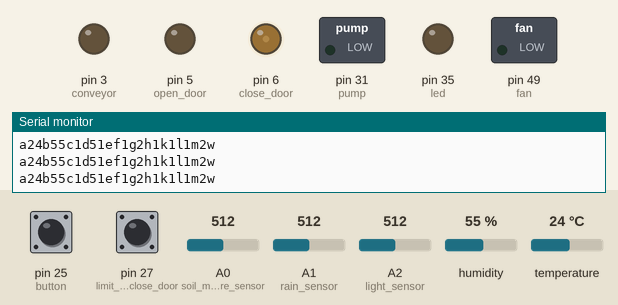
Simulated run of this sketch. Board: Arduino Mega 2560, built with avr-gcc and run on an emulated ATmega2560. On the bench: switched loads named in the sketch (green lamp = pin HIGH), output pins drawn as LEDs (lit = HIGH), the last lines printed to the serial monitor. The inputs (shaded band) are chosen by the test bench; at power-on: temperature 24 °C, A0 (soil_moisture_sensor) = 512, A2 (light_sensor) = 512, pin 25 (button) HIGH, pin 27 (limit_switch_close_door) HIGH, A1 (rain_sensor) = 512, humidity 55 %. No radio packets arrive unless stated.

Above: at 1.2 s.
1.3 s: temperature set to 28 °C
3.2 s: temperature set to 31 °C
At 5.3 s:
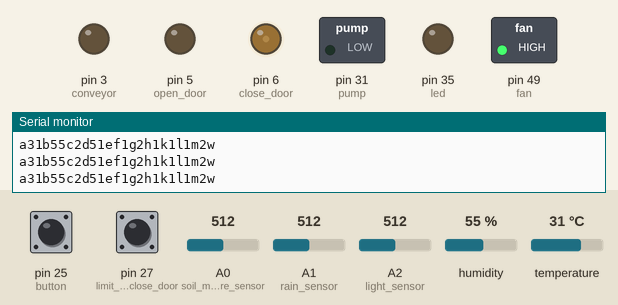
5.6 s: A0 (soil_moisture_sensor) set to 537
At 6.8 s:
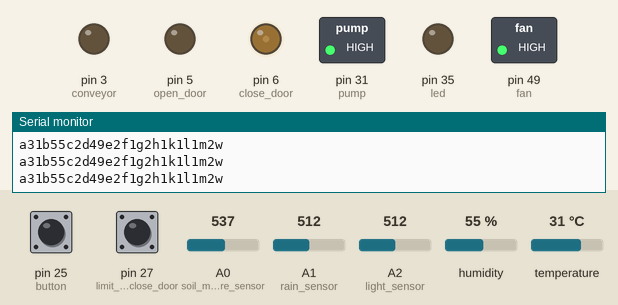
7.1 s: A2 (light_sensor) set to 919
8.6 s: A2 (light_sensor) set to 944
At 9.3 s:
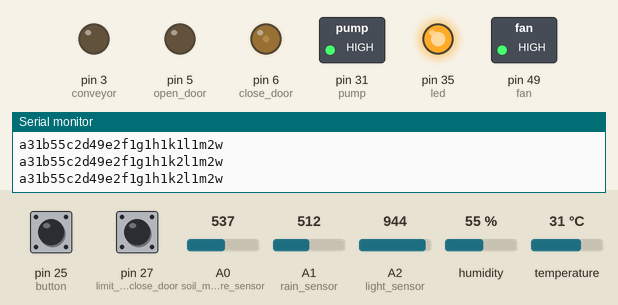
10.1 s: pin 25 (button) pulled LOW for 0.15 s
At 11.6 s:
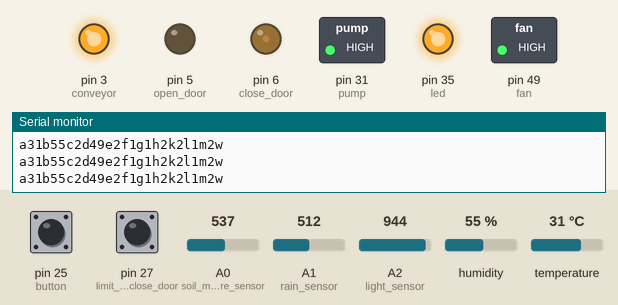
Timing chart, 0 to 12.7 s (numbered marks = the images above; inputs shaded):
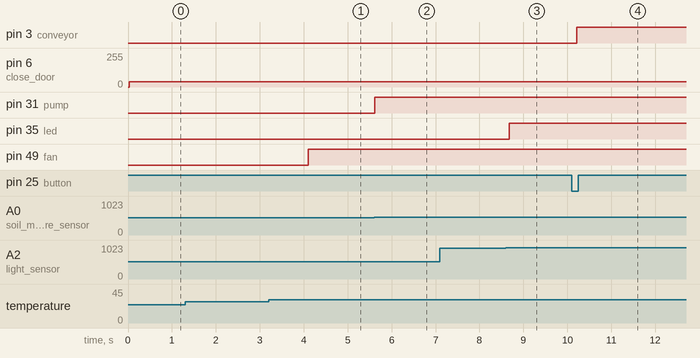

Measured:
- the behaviour switches between 29 and 30 °C on temperature (found by bisection; images 0 and 1)
- the behaviour switches between 526 and 527 on A0 (soil_moisture_sensor) (found by bisection; images 1 and 2)
- the behaviour switches between 929 and 930 on A2 (light_sensor) (found by bisection; images 2 and 3)
- after the input at 3.2 s, pin 49 (fan): LOW → HIGH after 0.90 s
- after the input at 5.6 s, pin 31 (pump): LOW → HIGH at once
- after the input at 8.6 s, pin 35 (led): LOW → HIGH after 0.08 s
- after the input at 10.1 s, pin 3 (conveyor): LOW → HIGH after 0.11 s

The sketch:

greenhouse2.ino
```cpp
// Include library
// Defines pin number to which the sensor is connected
#include <SPI.h>
#include <nRF24L01.h>
#include <RF24.h>
#include <DHT.h>
DHT dht(7, DHT11);
int m = 1;

RF24 radio(9, 10);
const byte address[6] = "00001";

#define cs 10   //đặt tên cho chân Chip Select (CS) của module LoRa SX1278
#define rst 9   //đặt tên cho chân Reset (RST) của module LoRa SX1278
#define dio0 2  //đặt tên cho chân DIO0 (Interrupt) của module LoRa SX1278.

#define rain_sensor A1      // Chân A1 (15) analog kết nối với cảm biến mưa
#define light_sensor A2  // chân A2 (16) analog kết nối cảm biến ánh sáng
#define soil_moisture_sensor A0  //chân A0 (14) analog kết nối cảm biến độ ẩm đất

#define led 35   // 35
#define pump 31   // chân 11 kết nối với bơm
#define fan 49  //31

#define open_door 5
#define close_door 6
#define limit_switch_open_door 29    // Chân số 17 kết nối với công tắt hành trình 3
#define limit_switch_close_door 27  // Chân số 18 kết nối với công tắt hành trình 4

#define conveyor 3
#define button 25 // nut nhan
int temperature;
int humidity;
bool status_button = false;

void setup() {
  Serial.begin(9600);
  Serial3.begin(9600);
  dht.begin();

  radio.begin();
  radio.openWritingPipe(address);
  radio.stopListening();


  pinMode(limit_switch_open_door, INPUT_PULLUP);
  pinMode(limit_switch_close_door, INPUT_PULLUP);
  pinMode(button, INPUT_PULLUP);
  pinMode(light_sensor, INPUT);

  pinMode(open_door, OUTPUT);
  pinMode(close_door, OUTPUT);
  pinMode(conveyor, OUTPUT);
//  pinMode(conveyor1, OUTPUT);
  pinMode(led, OUTPUT);
  pinMode(pump, OUTPUT);
  pinMode(fan, OUTPUT);

  digitalWrite(open_door, LOW);
  digitalWrite(close_door, LOW);

  digitalWrite(conveyor, LOW);
//  digitalWrite(conveyor1, LOW);

  Serial.println("LoRa Sender");
}

void loop() {
  //////////////////////////////////Data transfer//////////////////
  String data_transfer = "a";
  temperature = dht.readTemperature();
  humidity = dht.readHumidity();
  data_transfer += temperature;
  data_transfer += "b";
  data_transfer += humidity;
  data_transfer += "c";

  if (temperature > 29) {
    digitalWrite(fan, HIGH);
    data_transfer += '2';
  } else {
    digitalWrite(fan, LOW);
    data_transfer += '1';
  }
  data_transfer += "d";
  //
  int humidity_value = map(analogRead(soil_moisture_sensor), 0, 1023, 100, 1);
  data_transfer += humidity_value;
  data_transfer += "e";

  if (humidity_value < 50) {
    digitalWrite(pump, HIGH);
    data_transfer += '2';
  } else if (humidity_value > 51) {
    digitalWrite(pump, LOW);
    data_transfer += '1';
  }
  data_transfer += "f";
  //
  bool rain_value = (analogRead(rain_sensor) > 510) ? false : true;
  data_transfer += (rain_value == false) ? '1' : '2';
  data_transfer += "g";

  int light_value = map(analogRead(light_sensor), 0, 1023, 100, 1);
  data_transfer += (String)((light_value < 20) ? '1' : '2');  //1: troi toi , 2: troi sang
  data_transfer += 'h';
  //
  // int light_value = digitalRead(light_sensor);
  // data_transfer += (light_value == 1) ? '1' : '2';
  // data_transfer += "h";

  if (digitalRead(button) == 0 && status_button == false) {
    status_button = true;
    digitalWrite(conveyor, !digitalRead(conveyor));
//    data_transfer += (String)((digitalRead(conveyor) == 0) ? '1' : '2');
  }
  else if (digitalRead(button) == 1 && status_button == true) {
    status_button = false;
  }
   data_transfer += (String)((digitalRead(conveyor) == 0) ? '1' : '2');
  data_transfer += "k";

  if (light_value <= 10) {
    digitalWrite(led, HIGH);
    data_transfer += '2';
  }
  if (light_value > 11) {
    digitalWrite(led, LOW);
    data_transfer += '1';
  }
  data_transfer += 'l';
  // if (light_value == 1) {
  //   digitalWrite(led, HIGH);
  //   data_transfer += '2';
  // }
  // if (light_value == 0) {
  //   digitalWrite(led, LOW);
  //   data_transfer += '1';
  // }
  // data_transfer += "l";

  while (Serial3.available()) {
    if (Serial3.find("B7940D")) {
      if (m == 0 && digitalRead(limit_switch_open_door) == 0) {
        m = 1;
      } else if (m == 1 && digitalRead(limit_switch_close_door) == 0) {
        m = 0;
      }
    }
  }
  if (m == 0) {
    data_transfer += '2';
    if (digitalRead(limit_switch_open_door) == 1) {
      analogWrite(open_door, 40);
      analogWrite(close_door, 0);
    } else {
      analogWrite(open_door, 0);
      analogWrite(close_door, 0);
    }
  } else {
    data_transfer += '1';
    if (digitalRead(limit_switch_close_door) == 1) {
      analogWrite(open_door, 0);
      analogWrite(close_door, 40);
    } else {
      analogWrite(open_door, 0);
      analogWrite(close_door, 0);
    }
  }
  data_transfer += 'm';
  // data_transfer += '-';
  data_transfer += '2';
  data_transfer += 'w';

  Serial.println(data_transfer);

  const char text[110];
  for (byte len = 1; len <= data_transfer.length() + 1; len++) {
    data_transfer.toCharArray(text, len);
  }
  radio.write(&text, sizeof(text));

  delay(500);
}
```
